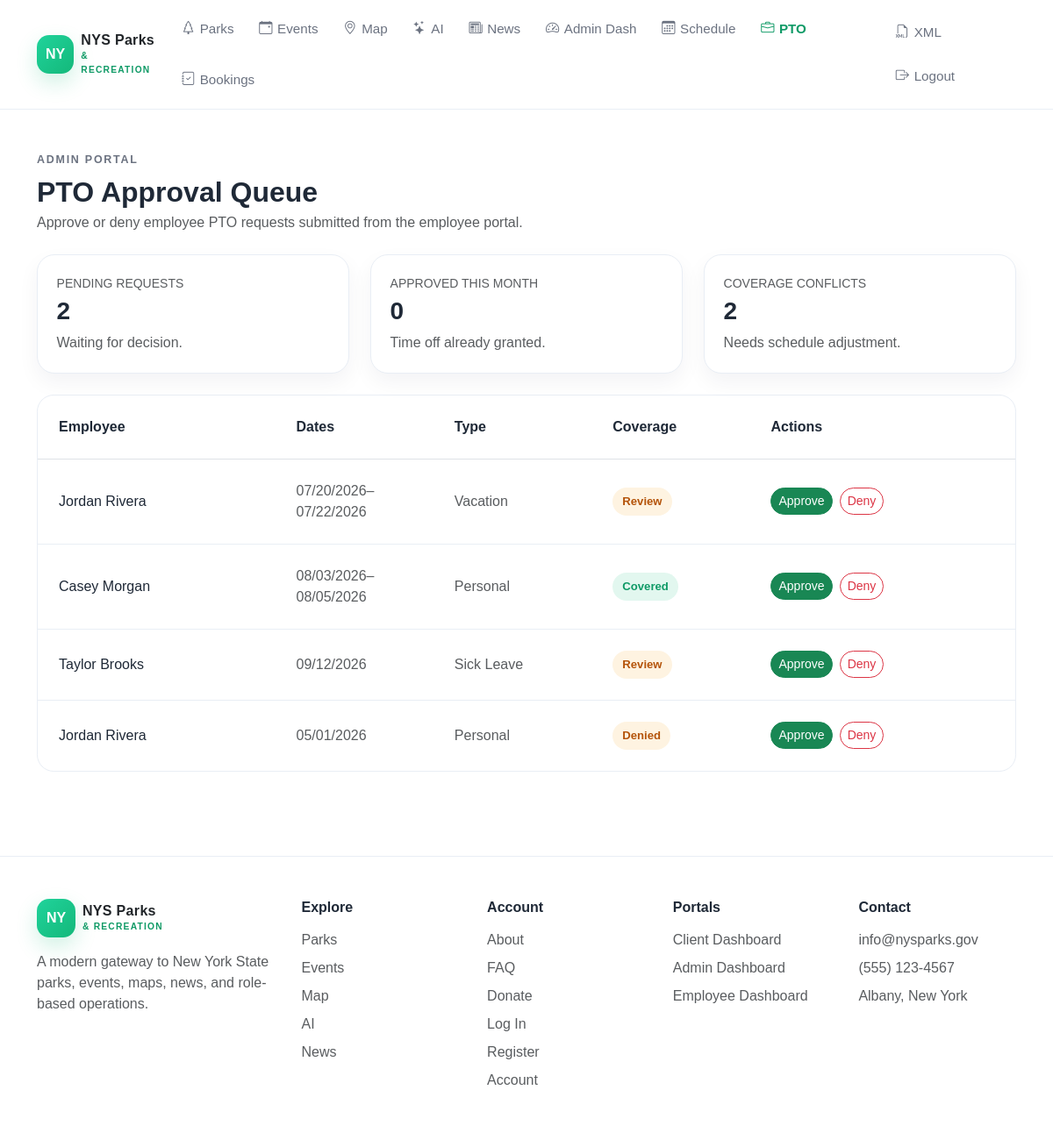
The app's page /admin-pto.php (signed in) with its own data.
### tables this page shows
CREATE TABLE pto_requests (
    id INT AUTO_INCREMENT PRIMARY KEY,
    employee_id INT NOT NULL,
    leave_type VARCHAR(60) NOT NULL,
    start_date DATE NOT NULL,
    end_date DATE NOT NULL,
    reason TEXT NULL,
    pto_status ENUM('pending','approved','denied','cancelled') NOT NULL DEFAULT 'pending',
    reviewed_by INT NULL,
    reviewed_at DATETIME NULL,
    admin_notes TEXT NULL,
    created_at DATETIME NOT NULL DEFAULT CURRENT_TIMESTAMP,
    updated_at DATETIME NOT NULL DEFAULT CURRENT_TIMESTAMP ON UPDATE CURRENT_TIMESTAMP,
    CONSTRAINT fk_pto_employee FOREIGN KEY (employee_id) REFERENCES users(id) ON DELETE CASCADE,
    CONSTRAINT fk_pto_reviewed_by FOREIGN KEY (reviewed_by) REFERENCES users(id) ON DELETE SET NULL,
    CONSTRAINT chk_pto_dates CHECK (start_date <= end_date),
    INDEX idx_pto_employee_status (employee_id, pto_status),
    INDEX idx_pto_dates_status (start_date, end_date, pto_status),
    INDEX idx_pto_reviewed_by (reviewed_by)
);

### bootstrap.php (called while the page is built, shortened)
<?php
function e(?string $value): string {
    return htmlspecialchars((string) $value, ENT_QUOTES, 'UTF-8');
}
function format_date(?string $date, string $format = 'm/d/Y'): string {
    return date($format, strtotime($date));
}
?>

### admin-pto.php (the view, shortened to what this page needs)
<?php
require 'bootstrap.php';
$pending = (int) $db->query("SELECT COUNT(*) FROM pto_requests WHERE pto_status='pending'")->fetchColumn();
$approvedMonth = (int) $db->query("SELECT COUNT(*) FROM pto_requests WHERE pto_status='approved' AND YEAR(start_date)=YEAR(CURDATE()) AND MONTH(start_date)=MONTH(CURDATE())")->fetchColumn();
$conflicts = (int) $db->query("SELECT COUNT(*) FROM pto_requests WHERE pto_status='pending'")->fetchColumn();
$rows = $db->query("SELECT p.*, CONCAT(u.first_name,' ',u.last_name) AS employee_name FROM pto_requests p JOIN users u ON u.id=p.employee_id ORDER BY p.created_at DESC")->fetchAll();
?><!DOCTYPE html>
<html lang="en">
<head>
  <link href="https://cdn.jsdelivr.net/npm/bootstrap@5.3.3/dist/css/bootstrap.min.css" rel="stylesheet" />
  <link rel="stylesheet" href="https://cdn.jsdelivr.net/npm/bootstrap-icons@1.11.3/font/bootstrap-icons.min.css" />
  <link rel="stylesheet" href="css/styles.css" />
</head>
<body data-page="admin-pto">
  <header class="site-header"><nav class="container py-3 d-flex flex-column flex-lg-row align-items-lg-center justify-content-between gap-3"><section class="d-flex flex-column flex-lg-row align-items-lg-center gap-3 gap-lg-4"><a href="index.php" class="brand-link text-decoration-none d-inline-flex align-items-center gap-2"><span class="brand-badge">NY</span><span class="brand-mark text-dark">NYS Parks<br /><small>&amp; RECREATION</small></span></a><ul class="list-unstyled d-flex flex-wrap gap-3 gap-lg-4 m-0 align-items-center"><li><a href="parks.php" class="nav-link-custom" data-page-link="parks"><i class="bi bi-tree"></i>Parks</a></li><li><a href="events.php" class="nav-link-custom" data-page-link="events"><i class="bi bi-calendar-event"></i>Events</a></li><li><a href="map.php" class="nav-link-custom" data-page-link="map"><i class="bi bi-geo-alt"></i>Map</a></li><li><a href="ai.php" class="nav-link-custom" data-page-link="ai"><i class="bi bi-stars"></i>AI</a></li><li><a href="news.php" class="nav-link-custom" data-page-link="news"><i class="bi bi-newspaper"></i>News</a></li><li><a href="admin-dashboard.php" class="nav-link-custom" data-page-link="admin-dashboard"><i class="bi bi-speedometer2"></i>Admin Dash</a></li><li><a href="admin-employee-schedule.php" class="nav-link-custom" data-page-link="admin-schedule"><i class="bi bi-calendar3"></i>Schedule</a></li><li><a href="admin-pto.php" class="nav-link-custom active" data-page-link="admin-pto"><i class="bi bi-briefcase"></i>PTO</a></li><li><a href="admin-bookings.php" class="nav-link-custom" data-page-link="admin-bookings"><i class="bi bi-journal-check"></i>Bookings</a></li></ul></section><ul class="list-unstyled d-flex flex-wrap gap-3 m-0 align-items-center"><li><a href="admin-xml.php" class="nav-link-custom" data-page-link="admin-xml"><i class="bi bi-filetype-xml"></i>XML</a></li><li><a href="logout.php" class="nav-link-custom" data-page-link="logout"><i class="bi bi-box-arrow-right"></i>Logout</a></li></ul></nav></header>
  <main class="py-5">
    <section class="container">
      <header class="mb-4"><p class="section-kicker mb-2">Admin portal</p><h1 class="h2 fw-bold mb-1">PTO Approval Queue</h1><p class="text-muted mb-0">Approve or deny employee PTO requests submitted from the employee portal.</p></header>
      <section class="row g-4 mb-4"><article class="col-md-4"><section class="stats-card h-100"><p class="small text-uppercase text-muted mb-1">Pending requests</p><h2 class="h3 fw-bold mb-2"><?= $pending ?></h2><p class="text-muted mb-0">Waiting for decision.</p></section></article><article class="col-md-4"><section class="stats-card h-100"><p class="small text-uppercase text-muted mb-1">Approved this month</p><h2 class="h3 fw-bold mb-2"><?= $approvedMonth ?></h2><p class="text-muted mb-0">Time off already granted.</p></section></article><article class="col-md-4"><section class="stats-card h-100"><p class="small text-uppercase text-muted mb-1">Coverage conflicts</p><h2 class="h3 fw-bold mb-2"><?= $conflicts ?></h2><p class="text-muted mb-0">Needs schedule adjustment.</p></section></article></section>
      <section class="list-shell">
        <section class="p-4 border-bottom"><section class="row g-3"><article class="col-md-3 fw-bold">Employee</article><article class="col-md-2 fw-bold">Dates</article><article class="col-md-2 fw-bold">Type</article><article class="col-md-2 fw-bold">Coverage</article><article class="col-md-3 fw-bold">Actions</article></section></section>
        <?php foreach ($rows as $i => $row): ?>
        <section class="<?= $i < count($rows) - 1 ? 'list-row' : '' ?> p-4">
          <section class="row g-3 align-items-center">
            <article class="col-md-3"><?= e($row['employee_name']) ?></article>
            <article class="col-md-2 text-muted"><?= format_date($row['start_date']) ?><?= $row['start_date'] !== $row['end_date'] ? '–' . format_date($row['end_date']) : '' ?></article>
            <article class="col-md-2 text-muted"><?= e($row['leave_type']) ?></article>
            <article class="col-md-2"><span class="status-pill <?= $row['pto_status'] === 'approved' ? 'status-approved' : ($row['pto_status'] === 'denied' ? 'status-denied' : 'status-pending') ?>"><?= $row['pto_status'] === 'pending' ? 'Review' : ($row['pto_status'] === 'approved' ? 'Covered' : 'Denied') ?></span></article>
            <article class="col-md-3"><section class="d-flex gap-2"><form method="post" class="d-flex gap-2 mb-0"><input type="hidden" name="pto_id" value="<?= $row['id'] ?>" /><input type="hidden" name="admin_notes" value="" /><button type="submit" name="decision" value="approved" class="btn btn-sm btn-success rounded-pill">Approve</button><button type="submit" name="decision" value="denied" class="btn btn-sm btn-outline-danger rounded-pill">Deny</button></form></section></article>
          </section>
        </section>
        <?php endforeach; ?>
      </section>
    </section>
  </main>
  <footer class="footer-shell py-5 mt-5"><section class="container"><section class="footer-five"><article class="footer-block footer-brand"><a href="index.php" class="brand-link text-decoration-none d-inline-flex align-items-center gap-2 mb-3"><span class="brand-badge">NY</span><span class="brand-mark text-dark">NYS Parks<br /><small>&amp; RECREATION</small></span></a><p class="text-muted mb-0">A modern gateway to New York State parks, events, maps, news, and role-based operations.</p></article><article class="footer-block"><h2 class="h6 fw-bold mb-3">Explore</h2><ul class="list-unstyled m-0"><li class="mb-2"><a href="parks.php" class="text-muted text-decoration-none">Parks</a></li><li class="mb-2"><a href="events.php" class="text-muted text-decoration-none">Events</a></li><li class="mb-2"><a href="map.php" class="text-muted text-decoration-none">Map</a></li><li class="mb-2"><a href="ai.php" class="text-muted text-decoration-none">AI</a></li><li class="mb-2"><a href="news.php" class="text-muted text-decoration-none">News</a></li></ul></article><article class="footer-block"><h2 class="h6 fw-bold mb-3">Account</h2><ul class="list-unstyled m-0"><li class="mb-2"><a href="about.php" class="text-muted text-decoration-none">About</a></li><li class="mb-2"><a href="faq.php" class="text-muted text-decoration-none">FAQ</a></li><li class="mb-2"><a href="donate.php" class="text-muted text-decoration-none">Donate</a></li><li class="mb-2"><a href="login.php" class="text-muted text-decoration-none">Log In</a></li><li class="mb-2"><a href="register.php" class="text-muted text-decoration-none">Register</a></li><li class="mb-2"><a href="account.php" class="text-muted text-decoration-none">Account</a></li></ul></article><article class="footer-block"><h2 class="h6 fw-bold mb-3">Portals</h2><ul class="list-unstyled m-0"><li class="mb-2"><a href="client-dashboard.php" class="text-muted text-decoration-none">Client Dashboard</a></li><li class="mb-2"><a href="admin-dashboard.php" class="text-muted text-decoration-none">Admin Dashboard</a></li><li class="mb-2"><a href="employee-dashboard.php" class="text-muted text-decoration-none">Employee Dashboard</a></li></ul></article><article class="footer-block"><h2 class="h6 fw-bold mb-3">Contact</h2><p class="text-muted mb-2">info@nysparks.gov</p><p class="text-muted mb-2">(555) 123-4567</p><p class="text-muted mb-0">Albany, New York</p></article></section></section></footer>
</body>
</html>

### css/styles.css (style rules this page uses)
:root { --nys-green: #14b87a; --nys-green-dark: #0f9a66; --nys-teal: #74f0cf; --nys-navy: #0f1834; --nys-navy-2: #142347; --nys-text: #1f2937; --nys-muted: #6b7280; --nys-border: #e9eef5; --nys-surface: #ffffff; --nys-surface-soft: #f7fafc; --nys-shadow: 0 14px 40px rgba(15, 24, 52, 0.08); --nys-radius-lg: 1.35rem; --nys-radius-xl: 1.75rem; }
html { scroll-behavior: smooth; }
body { margin: 0; font-family: Arial, Helvetica, sans-serif; color: var(--nys-text); background: #ffffff; }
a { transition: 0.2s ease; }
main { min-height: calc(100vh - 170px); }
.site-header { background: rgba(255, 255, 255, 0.94); backdrop-filter: blur(8px); border-bottom: 1px solid var(--nys-border); position: sticky; top: 0; z-index: 1000; }
.brand-link { color: inherit; }
.brand-badge { width: 44px; height: 44px; border-radius: 14px; display: inline-flex; align-items: center; justify-content: center; background: linear-gradient(135deg, #20d39b, #14b87a); color: #ffffff; font-weight: 700; box-shadow: 0 10px 24px rgba(20, 184, 122, 0.2); }
.brand-mark { line-height: 1; font-weight: 700; letter-spacing: 0.02em; }
.brand-mark small { color: var(--nys-green-dark); letter-spacing: 0.12em; font-size: 0.64rem; }
.nav-link-custom { color: var(--nys-muted); font-size: 0.95rem; font-weight: 500; text-decoration: none; padding: 0.35rem 0.15rem; display: inline-flex; align-items: center; gap: 0.35rem; }
.active-link { color: var(--nys-green-dark); font-weight: 700; }
.section-kicker { color: var(--nys-muted); text-transform: uppercase; letter-spacing: 0.14em; font-size: 0.78rem; font-weight: 700; }
.list-shell { background: #ffffff; border: 1px solid var(--nys-border); border-radius: 1.2rem; overflow: hidden; }
.list-row { border-bottom: 1px solid var(--nys-border); }
.status-pill { display: inline-flex; align-items: center; gap: 0.35rem; border-radius: 999px; padding: 0.38rem 0.7rem; font-size: 0.82rem; font-weight: 700; }
.status-pending { background: rgba(245, 158, 11, 0.12); color: #b45309; }
.status-approved, .status-active, .status-published { background: rgba(20, 184, 122, 0.12); color: var(--nys-green-dark); }
.footer-shell { border-top: 1px solid var(--nys-border); background: #ffffff; }
.stats-card { background: #ffffff; border: 1px solid var(--nys-border); border-radius: 1.25rem; padding: 1.35rem; box-shadow: 0 10px 24px rgba(15, 24, 52, 0.05); }
.footer-five { display: flex; flex-wrap: wrap; gap: 2rem; align-items: flex-start; }
.footer-five .footer-block { flex: 1 1 180px; min-width: 0; }
.footer-five .footer-brand { flex: 1.35 1 260px; }
@media (min-width: 992px) { .footer-five { flex-wrap: nowrap !important; gap: 2rem; } }
@media (min-width: 992px) { .footer-five .footer-block { flex: 1 1 0 !important; width: auto !important; } }
@media (min-width: 992px) { .footer-five .footer-brand { flex: 1.5 1 0 !important; } }

### records on screen
pto_requests: employee_name "Jordan Rivera", start_date "07/20/2026", end_date "07/22/2026", leave_type "Vacation", pto_status "Review"
pto_requests: employee_name "Casey Morgan", start_date "08/03/2026", end_date "08/05/2026", leave_type "Personal", pto_status "Covered"
pto_requests: employee_name "Taylor Brooks", start_date "09/12/2026", leave_type "Sick Leave", pto_status "Review"
pto_requests: employee_name "Jordan Rivera", start_date "05/01/2026", leave_type "Personal", pto_status "Denied"

### other values on screen
$pending "2"
$approvedMonth "0"
$conflicts "2"
